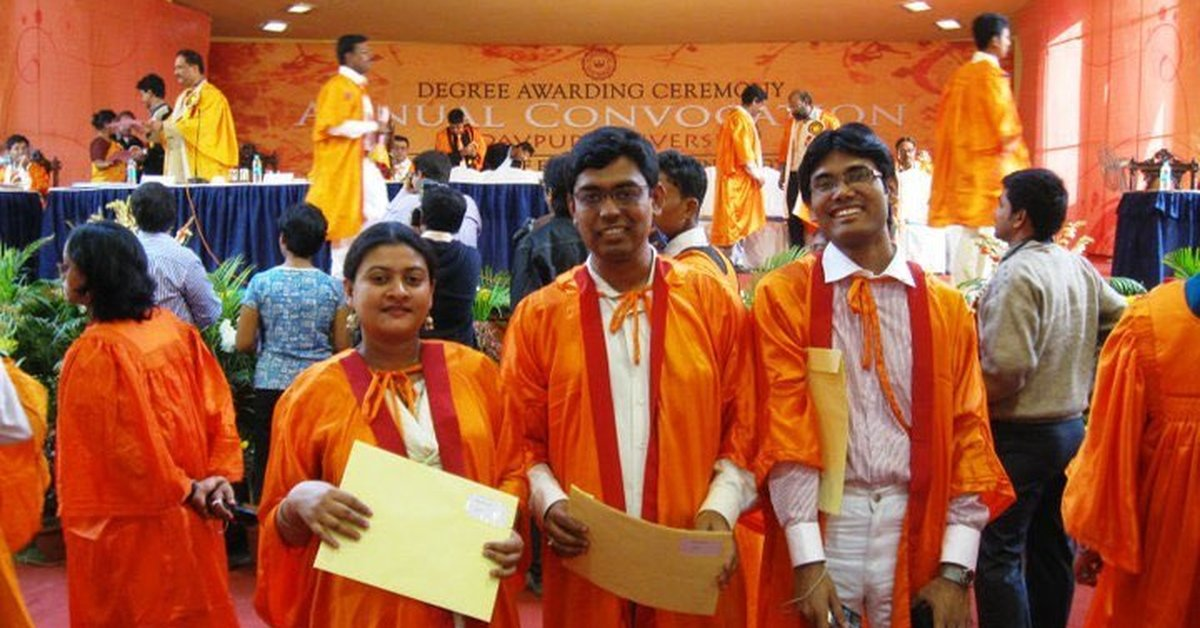
#> input picture assets/albums/convocation-2010/og.jpg, 1200 x 628 px
$ python -i album_images.py   (imports and definitions only)
#> lines starting #> are read from the running program, lines starting #| are printed output that depends on the picture
#!/usr/bin/env python3
"""Prepare the image files for one photo album (see README, "Add an album").

Usage (from the site root):
    python3 tools/album_images.py <album-slug> <original.jpg> [<original.jpg> ...]
                                  [--start N] [--focus ID:top|center|bottom ...] [--og ID]

For each original, in the order given, this writes into assets/albums/<album-slug>/ four files named by a
three-digit number (001, 002, ... or from --start):

    NNN-480.jpg / NNN-480.webp   the grid tile, 480x360 (4:3), cropped around --focus (default: the centre)
    NNN-full.jpg                 the original's pixels untouched - only its metadata (EXIF, XMP, comments) removed
    NNN-full.webp                the same pixels as WebP (quality 90) for browsers that support it

and prints the JSON entries for data/albums.json ("id", "full": {"w","h"}) to paste into the album's "photos" list,
leaving "title" and "alt" for you to fill in. The removal of metadata is lossless: the JPEG is copied segment by
segment, dropping only the metadata segments, so the pixels are bit-for-bit the same (the script checks this).

--og ID also cuts the album's social card, og.jpg (1200x628, the 1.91:1 crop of that photograph; it is the one
place an image is scaled up, since link previews want that size), and prints its size for the album's "og" field.

Needs Pillow (pip install pillow); nothing else.
"""
import argparse
import json
import os
import sys

try:
    from PIL import Image
except ImportError:                                    # pragma: no cover
    sys.exit("This script needs Pillow: pip install pillow")

TILE = (480, 360)
OG = (1200, 628)
JPEG_QUALITY = 85
WEBP_TILE_QUALITY = 82
WEBP_FULL_QUALITY = 90


def strip_jpeg_metadata(data):
    """Return the JPEG with its APPn/COM metadata segments removed and the compressed image data untouched.

    JFIF (APP0) and ICC colour profiles (APP2 'ICC_PROFILE') are kept: they describe how to show the pixels,
    not where or when they were taken. Everything after the first SOS marker is copied verbatim."""
    if data[:2] != b"\xff\xd8":
        raise ValueError("not a JPEG file")
    out = bytearray(b"\xff\xd8")
    i = 2
    n = len(data)
    while i < n:
        if data[i] != 0xFF:
            raise ValueError("corrupt JPEG: expected a marker")
        marker = data[i + 1]
        if marker == 0xFF:                              # fill byte
            i += 1
            continue
        if marker == 0xD8 or 0xD0 <= marker <= 0xD7 or marker == 0x01:   # standalone markers
            out += data[i:i + 2]
            i += 2
            continue
        if marker == 0xD9:                              # EOI
            out += data[i:i + 2]
            break
        if marker == 0xDA:                              # SOS: the rest is image data (+ any later segments)
            out += data[i:]
            break
        seglen = int.from_bytes(data[i + 2:i + 4], "big")
        seg = data[i:i + 2 + seglen]
        keep = True
        if 0xE0 <= marker <= 0xEF or marker == 0xFE:    # APPn or COM
            keep = (marker == 0xE0 and seg[4:9] == b"JFIF\0") or (marker == 0xE2 and seg[4:15] == b"ICC_PROFILE")
        if keep:
            out += seg
        i += 2 + seglen
    return bytes(out)


def crop_box(size, focus):
    """The largest 4:3 box inside `size`, placed around `focus` (top / center / bottom; left / center / right)."""
    w, h = size
    if w * 3 >= h * 4:                                  # wider than 4:3: full height, trim the sides
        bw, bh = h * 4 // 3, h
        slack = w - bw
        x = {"left": 0, "right": slack}.get(focus, slack // 2)
        return (x, 0, x + bw, bh)
    bw, bh = w, w * 3 // 4                              # taller than 4:3: full width, trim top and bottom
    slack = h - bh
    y = {"top": 0, "bottom": slack}.get(focus, slack // 2)
    return (0, y, bw, y + bh)


def make_tile(im, dest_stem, focus="center"):
    tile = im.crop(crop_box(im.size, focus)).resize(TILE, Image.LANCZOS)
    tile.save(dest_stem + "-480.jpg", "JPEG", quality=JPEG_QUALITY, optimize=True, progressive=True)
    tile.save(dest_stem + "-480.webp", "WEBP", quality=WEBP_TILE_QUALITY, method=6)


def make_variants(src, dest_stem, focus="center"):
    """Write the four files for one original and return {"w", "h"} of the full-size image."""
    with open(src, "rb") as fh:
        raw = fh.read()
    stripped = strip_jpeg_metadata(raw)
    with open(dest_stem + "-full.jpg", "wb") as fh:
        fh.write(stripped)
    with Image.open(src) as before, Image.open(dest_stem + "-full.jpg") as after:
#> before is the input picture: PIL image 1200x628 RGB; mean R, G, B 165, 95.5, 61.6
        if before.size != after.size or before.tobytes() != after.tobytes():
            raise RuntimeError(f"{src}: pixels changed while stripping metadata")
        im = after.convert("RGB")
        im.save(dest_stem + "-full.webp", "WEBP", quality=WEBP_FULL_QUALITY, method=6)
        make_tile(im, dest_stem, focus)
#> in make_tile, `tile = im.crop(crop_box(im.size, focus)).resize(TILE, Image.LANCZOS)`:
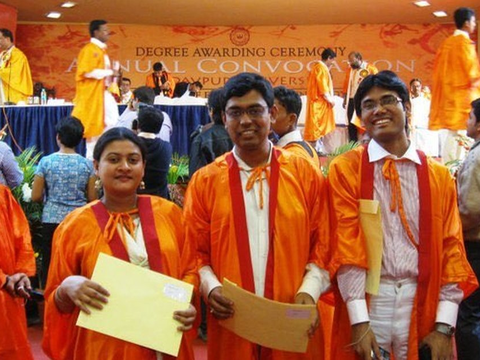
#> tile: PIL image 480x360 RGB; mean R, G, B 166.7, 100.6, 62.7
        return {"w": im.size[0], "h": im.size[1]}


def make_og(full_jpg, dest):
    """The social card: the widest 1.91:1 crop of the photograph, centred, scaled to 1200x628."""
    with Image.open(full_jpg) as im:
        im = im.convert("RGB")
        w, h = im.size
        if w * OG[1] >= h * OG[0]:                      # wider than 1.91:1: full height
            bw, bh = h * OG[0] // OG[1], h
        else:
            bw, bh = w, w * OG[1] // OG[0]
        x, y = (w - bw) // 2, (h - bh) // 2
        im.crop((x, y, x + bw, y + bh)).resize(OG, Image.LANCZOS).save(dest, "JPEG", quality=85, optimize=True, progressive=True)
    return {"w": OG[0], "h": OG[1]}


def main(argv):
    ap = argparse.ArgumentParser(description="Prepare the image files for one photo album.")
    ap.add_argument("slug", help="the album's slug, e.g. europe")
    ap.add_argument("files", nargs="+", help="the original JPEGs, in display order")
    ap.add_argument("--start", type=int, default=1, help="number of the first photograph (default 1)")
    ap.add_argument("--focus", action="append", default=[], metavar="ID:FOCUS",
                    help="crop a portrait photograph's tile around its top / center / bottom, e.g. 007:top")
    ap.add_argument("--og", metavar="ID", help="also cut the social card og.jpg from this photograph")
    a = ap.parse_args(argv)
    focus = dict(f.split(":", 1) for f in a.focus)
    root = os.path.join(os.path.dirname(os.path.abspath(__file__)), "..")
    dest_dir = os.path.join(root, "assets", "albums", a.slug)
    os.makedirs(dest_dir, exist_ok=True)
    entries = []
    for n, src in enumerate(a.files, a.start):
        pid = f"{n:03d}"
        full = make_variants(src, os.path.join(dest_dir, pid), focus.get(pid, "center"))
        entries.append({"id": pid, "title": "", "alt": "", "full": full})
        print(f"  {pid}  {full['w']}x{full['h']}  <- {src}", file=sys.stderr)
    if a.og:
        og = make_og(os.path.join(dest_dir, f"{a.og}-full.jpg"), os.path.join(dest_dir, "og.jpg"))
        print(f'  og.jpg from {a.og}: "og": {json.dumps(og)}', file=sys.stderr)
    print(json.dumps(entries, indent=1))


# [2 lines not run here, left out]

>>> result = make_variants('../assets/albums/convocation-2010/og.jpg', 'out.png')
#> result = {'w': 1200, 'h': 628}
